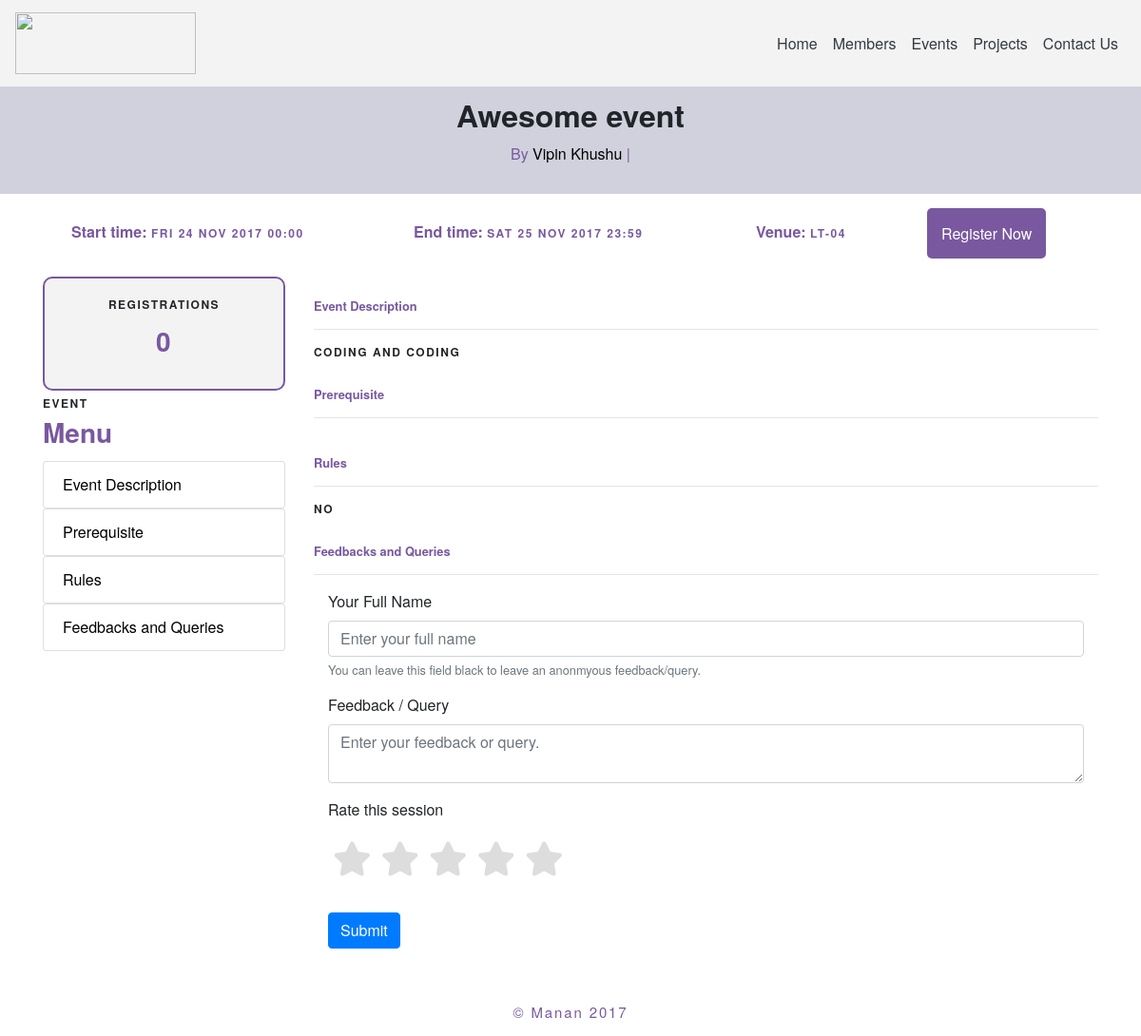
The page /event/detail/9/ on the database its author committed.
### main/models.py (models this page shows, shortened)
class Event(models.Model):
    description = models.TextField(blank=True, null=True)
    title = models.CharField(max_length=500)
    host = models.ManyToManyField(User)
    venue = models.CharField(max_length=100)
    fee = models.IntegerField(default=0)
    rules = models.TextField(blank=True, null=True)
    prerequistes = models.TextField(blank=True, null=True)
    start_date = models.DateField(default=datetime.date.today,auto_now=False,auto_now_add=False)
    end_date = models.DateField(default=datetime.date.today,auto_now=False,auto_now_add=False)
    start_time = models.TimeField(default=datetime.datetime.now().time(),auto_now=False,auto_now_add=False)
    end_time = models.TimeField(default=datetime.datetime.now().time(),auto_now=False,auto_now_add=False)

class Profile(models.Model):
    user = models.OneToOneField(User, on_delete=models.CASCADE)
    email = models.EmailField(blank=True)
    fname = models.CharField(max_length=100, blank=True)
    lname = models.CharField(max_length=100, blank=True)
    github = models.CharField(max_length=100, blank=True)
    dp = models.CharField(max_length=1000, blank=True)
    batch = models.IntegerField(default=2017)
    facebook = models.CharField(max_length=100, blank=True)
    linkedin = models.CharField(max_length=100, blank=True)
    twitter = models.CharField(max_length=100, blank=True)
    bio = models.TextField(blank=True, null=True)
    label = models.CharField(max_length=100 , blank=True)
    company = models.CharField(max_length=100, blank=True)
    location = models.CharField(max_length=100,blank=True)
    frameworks = models.CharField(max_length=500,blank=True)
    languages = models.CharField(max_length=500,blank=True)
    achivements = models.CharField(max_length=1000,blank=True)
    he_profile = models.CharField(max_length=100,blank=True)
    spoj_profile = models.CharField(max_length=100,blank=True)
    he_ques = models.IntegerField(default=0)
    codechef_profile = models.CharField(max_length=100,blank=True)
    codechef_ques = models.IntegerField(default=0)
    spoj_ques = models.IntegerField(default=0)
    git_repos = models.IntegerField(default=0)
    my_website = models.CharField(max_length=100,blank=True)

### main/views.py (the view)
# urls.py: url(r'^event/detail/(?P<pk>(\d+)+)/$',event_detailview,name="detailview-event"),
def event_detailview(request,pk):
	obj = get_object_or_404(Event,pk=pk)
	past =0
	counts = registration.objects.filter(eventid=obj.id).count()
	if obj.end_date < datetime.date.today() or (obj.end_date == datetime.date.today() and obj.end_time <datetime.datetime.now().time() ) :
		past=1
	return render(request,'eventDetails.html',{'obj':obj,'past':past,'counts':counts})

### main/templates/eventDetails.html (shortened to what this page needs)
{% extends "header.html" %}
{% block page_context %}
<div class="container-fluid" style="background-color: #d1d1dd">
	<div class="container">
		<h2 class="text-center" style="padding:10px;"><b>{{obj.title}}</b><h6 class="text-center card-subtitle mb-2" style="color:#79589F;">By {% for y in obj.host.all %}
			<a href="/member/{{y.username}}" style="margin-bottom :15px;">{{y.profile.fname}} {{y.profile.lname}}</a> |
		{% endfor %}</h6></h2><br/>
	</div>
</div>
<div class="container">
	<div class="row" style="padding:30px;">
		<div class="col-lg-4 txxt-body">
			Start time: <span class="txxt-head">{{ obj.start_date|date:"D d M Y" }} {{ obj.start_time|time:"H:i" }}</span>
		</div>
		<div class="col-lg-4 txxt-body">
			End time: <span class="txxt-head">{{ obj.end_date|date:"D d M Y" }} {{ obj.end_time|time:"H:i" }}</span>
		</div>
		<div class="col-lg-2 txxt-body">
			Venue: <span class="txxt-head">{{obj.venue}}</span>
		</div>
		{% if past < 1 %}
		<div class="col-lg-2">
			<a href="#" class="card-link"  style="padding:15px;background-color:#79589F;color:#fff;border-radius:5px; " data-toggle="modal" data-target="#registerModal" data-eventid="{{obj.pk}}"  data-eventname="{{obj.title}}">Register Now</a>
		</div>
		{% endif %}
	</div>
</div>
<div class="container">
	<div class="row">
		<div class="col-lg-3">
			<div class="container text-center txxt-head "  style="background-color: #f3f3f3;padding:20px;border:2px solid #79589F;border-radius: 10px;">
				Registrations<br/><br/><h3 class="txxt-body">{{counts}}</h3>
			</div>
			<p class="txxt-head">Event</p>
			<h3 class="txxt-body">Menu</h3>
			<ul class="list-group">
				<a href="#description"><li class="list-group-item">Event Description</li></a>
				<a href="#pre"><li class="list-group-item">Prerequisite</li></a>
				<a href="#rules"><li class="list-group-item">Rules</li></a>
				<a href="#feedback"><li class="list-group-item">Feedbacks and Queries</li></a>
			</ul>
		</div>
		<div class="col-lg-9">
			<small class="text-muted" id="description">
				<br/>
				<p class="txxt-body">Event Description</p>
				<hr>
			</small>
			<p class="txxt-head">{{obj.description}}</p>
			<small class="text-muted" id="pre">
				<br/>
				<p class="txxt-body">Prerequisite</p>
				<hr>
			</small>
			<small class="text-muted" id="rules">
				<br/>
				<p class="txxt-body">Rules</p>
				<hr>
			</small>
			<p class="txxt-head">{{obj.rules}}</p>
			<small class="text-muted" id="feedback">
				<br/>
				<p class="txxt-body">Feedbacks and Queries</p>
				<hr>
			</small>
			<div class="container" id="feedback-form">
				<div class="form-group">
					<label for="exampleInputname">Your Full Name</label>
					<input name="name" type="text" class="form-control" id="exampleInputname" aria-describedby="name" placeholder="Enter your full name">
					<small id="name" class="form-text text-muted">You can leave this field black to leave an anonmyous feedback/query.</small>
				</div>
				<div class="form-group">
					<label for="exampleInputcomment">Feedback / Query</label>
					<textarea name="comment" type="text" class="form-control" id="exampleInputcomment" aria-describedby="comment" placeholder="Enter your feedback or query."></textarea>
				</div>
				<div class="form-group">
					<label for="exampleInputstar">Rate this session</label><br/>
					<fieldset class="rating">
						<input type="radio" id="star5" name="rating" value="5" /><label class = "full" for="star5" title="Awesome - 5 stars"></label>
						<input type="radio" id="star4" name="rating" value="4" /><label class = "full" for="star4" title="Pretty good - 4 stars"></label>
						<input type="radio" id="star3" name="rating" value="3" /><label class = "full" for="star3" title="Meh - 3 stars"></label>
						<input type="radio" id="star2" name="rating" value="2" /><label class = "full" for="star2" title="Kinda bad - 2 stars"></label>
						<input type="radio" id="star1" name="rating" value="1" /><label class = "full" for="star1" title="Sucks big time - 1 star"></label>
					</fieldset>
				</div><br/><br/><br/>
				<button type="submit" class="btn btn-primary" id="SubmitFeedback">Submit</button>
			</div>
		</div>
	</div>
</div>
<br/><br/>
{% endblock page_context %}

### main/templates/eventDetails.html (style rules this page uses)
fieldset, label { margin: 0; padding: 0; }
body { margin: 20px; }
.rating { border: none; float: left; }
.rating > label:before { margin: 5px; font-size: 2.25em; font-family: FontAwesome; display: inline-block; content: "\f005"; }
.rating > label { color: #ddd; float: right; }

### main/templates/header.html (style rules this page uses)
body { font-family: "BentonSans", "Helvetica Neue", sans-serif; }
a { color: #000; }
.txxt-head { margin-bottom: 20px; font-size: 12px; font-weight: bold; text-transform: uppercase; letter-spacing: .125em; margin: 0 0 .5em 0; line-height: 1.2; }
.txxt-body { color:#79589F; font-weight: bold; margin: 0 0 .5em 0; line-height: 1.2; }

### rows shown on the page
Event: title "Awesome event", start_date "FRI 24 NOV 2017", start_time "00:00", end_date "SAT 25 NOV 2017", end_time "23:59", venue "LT-04", description "CODING AND CODING", rules "NO"

### other values the page prints
{{ y.profile.fname }} "Vipin"
{{ y.profile.lname }} "Khushu"
{{ counts }} "0"
